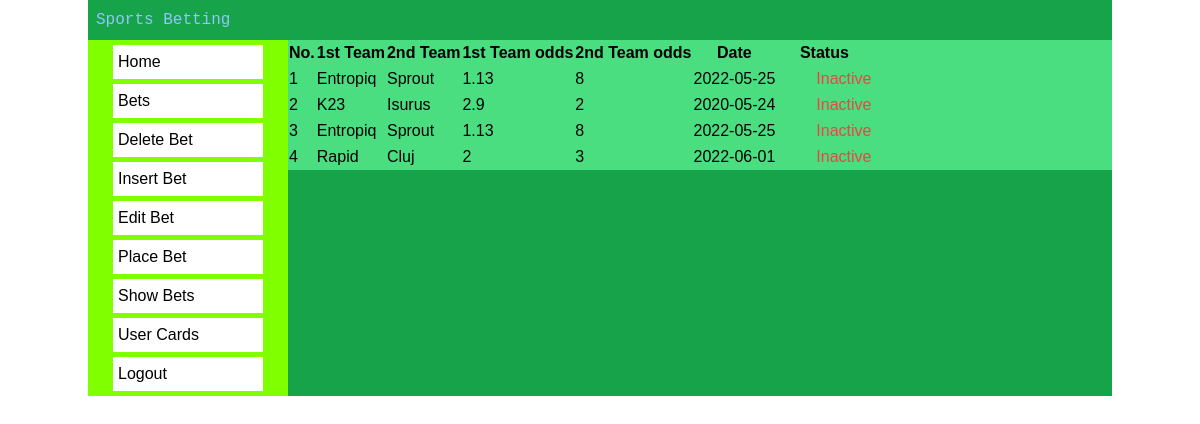
The page /show_bets.php (signed in) on the database its author committed.
### tables this page shows
CREATE TABLE `user_bets` (
  `id` int(11) NOT NULL,
  `uid` int(11) DEFAULT NULL,
  `pid` int(11) DEFAULT NULL,
  `cota` int(11) DEFAULT NULL,
  `date_added` date DEFAULT NULL
);

CREATE TABLE `pariu` (
  `echipa1` varchar(50) NOT NULL,
  `echipa2` varchar(50) NOT NULL,
  `cota1` float NOT NULL,
  `cota2` float NOT NULL,
  `data` date NOT NULL,
  `id` int(11) NOT NULL
);

### show_bets.php (the view, shortened to what this page needs)
<!DOCTYPE html>
<html>
<head>
    <link rel="stylesheet" href="css/stil1.css">
    <link rel="stylesheet" href="public/output.css">
</head>
<body>
<div class="container bg-green-600 mx-auto">
    <div class="table-header-group">
        <h6 class="font-mono text-blue-300 p-2">Sports Betting</h6>
    </div>
    <div id="nav">
        <?php
        include "meniu.php";
        ?>
    </div>
    <div class="bg-green-400">
        <?php
        include "conect.php";
        $sqlbf = "SELECT * FROM pariu
        INNER JOIN user_bets ON user_bets.pid = pariu.id
        INNER JOIN user ON user_bets.uid = user.id
        WHERE user.id = ?";
        $sql = $mysqli->prepare($sqlbf);
        $sql->bind_param("i", $_SESSION['uid']);
        $sql->execute();
        $result = $sql->get_result();
        ?>
        <table>
            <thead>
            <tr>
                <th> No. </th>
                <th> 1st Team </th>
                <th> 2nd Team </th>
                <th> 1st Team odds </th>
                <th> 2nd Team odds </th>
                <th> Date </th>
                <th> Status </th>
            </tr>
            </thead>
            <tbody>
            <?php
            $i=1;
            while($row = $result->fetch_array(MYSQLI_ASSOC)){
                $status = 0;
                if($status == 1) {
                    echo "<tr>
                            <td>$i</td>
                            <td>" . $row["echipa1"] . "</td>
                            <td>" . $row["echipa2"] . "</td>
                            <td>" . $row["cota1"] . "</td>
                            <td>" . $row["cota2"] . "</td>
                            <td>" . $row["data"] . "</td>
                            <td class='pl-10 text-yellow-500'> Active </td>
                        </tr>";
                } else {
                    echo "<tr>
                            <td>$i</td>
                            <td>" . $row["echipa1"] . "</td>
                            <td>" . $row["echipa2"] . "</td>
                            <td>" . $row["cota1"] . "</td>
                            <td>" . $row["cota2"] . "</td>
                            <td>" . $row["data"] . "</td>
                            <td class='pl-10 text-red-500'> Inactive </td>
                        </tr>";
                }
                $i++;
            }
            ?>
            </tbody>
        </table>
    </div>
</div>
</body>
</html>

### meniu.php (shortened to what this page needs)
<?php
if (isset($_SESSION['eingelogt']) && $_SESSION['eingelogt'] == 'ja') {
    switch ($_SESSION['typ']) {
        case 0:
            include "meniu_admin.php";
            break;
    }
} else
    include "meniu_public.php";
?>

### meniu_admin.php
<ul>
    <li><a href=index.php>Home</a></li>
    <li><a href=bets.php>Bets</a></li>
    <li><a href=delete.php>Delete Bet</a></li>
    <li><a href=insert.php>Insert Bet</a></li>
    <li><a href=edit.php>Edit Bet</a></li>
    <li><a href=place_bet.php>Place Bet</a></li>
    <li><a href=show_bets.php>Show Bets</a></li>
    <li><a href=user_cards.php>User Cards</a></li>
    <li><a href=logout.php>Logout</a></li>
</ul>

### css/stil1.css (style rules this page uses)
body { font-family: Arial, Helvetica, sans-serif; }
#nav { background-color: chartreuse; width:200px; float:left; padding-top:5px; }
#nav ul { list-style-type: none; margin:0px; padding:0px; }
#nav ul li { background-color: white; margin-bottom: 5px; width:150px; margin-left: 25px; padding:5px; }
#nav ul li a:link, #nav ul li a:visited { text-decoration: none; }

### rows shown on the page
user_bets: pid.echipa1 "Entropiq", pid.echipa2 "Sprout", pid.cota1 "1.13", pid.cota2 "8", pid.data "2022-05-25"
user_bets: pid.echipa1 "K23", pid.echipa2 "Isurus", pid.cota1 "2.9", pid.cota2 "2", pid.data "2020-05-24"
user_bets: pid.echipa1 "Entropiq", pid.echipa2 "Sprout", pid.cota1 "1.13", pid.cota2 "8", pid.data "2022-05-25"
user_bets: pid.echipa1 "Rapid", pid.echipa2 "Cluj", pid.cota1 "2", pid.cota2 "3", pid.data "2022-06-01"
